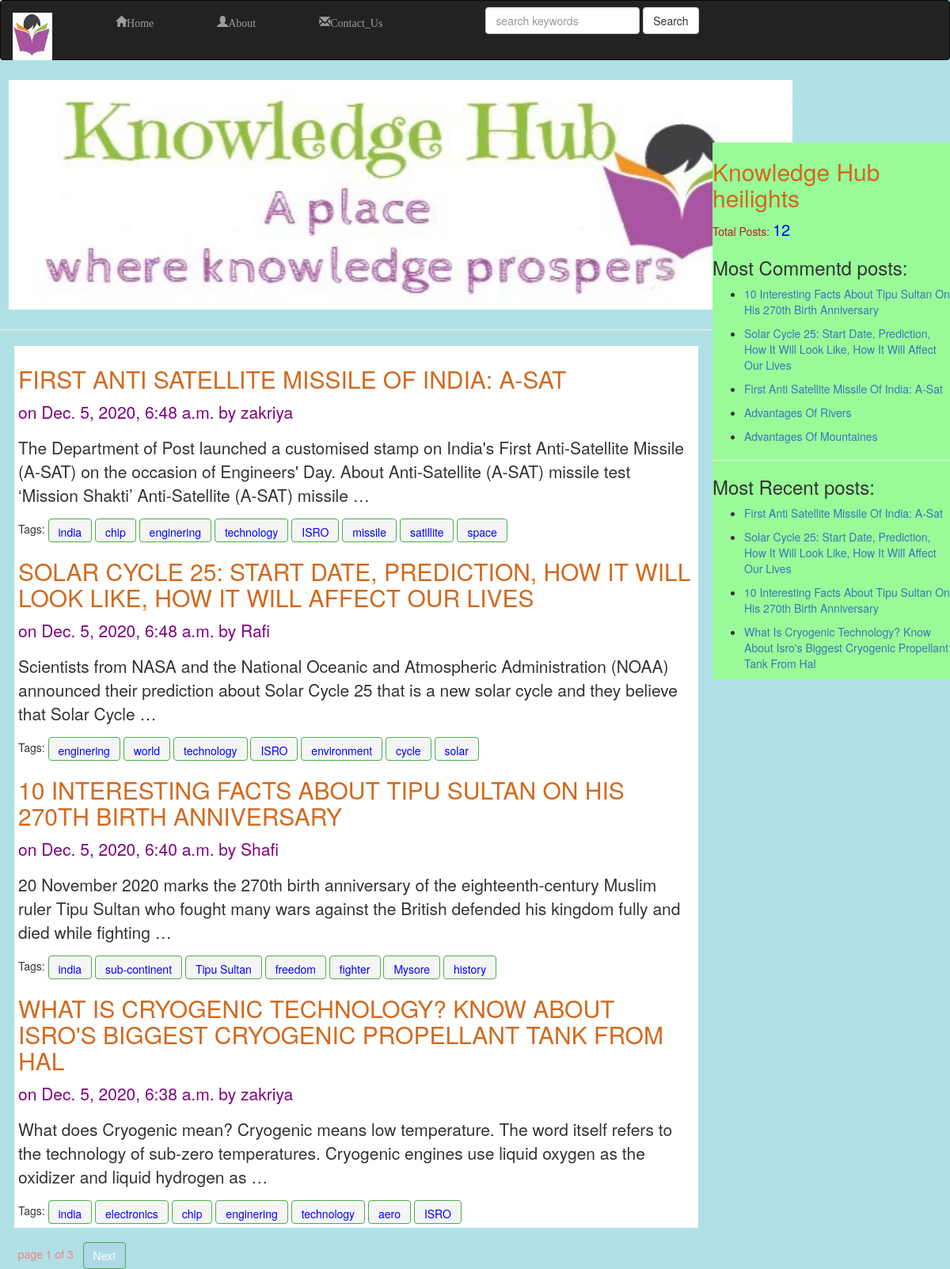
The page / on the database its author committed.
### blog/models.py (models this page shows, shortened)
class Post(models.Model):
    STATUS_CHOICES=(('draft','DRAFT'),('publish','PUBLISH'))
    title=models.CharField(max_length=256)
    slug=models.SlugField(max_length=256,unique_for_date='publish')
    author=models.ForeignKey(User,related_name='blog_posts',on_delete=models.CASCADE)
    body=models.TextField()
    publish=models.DateTimeField(default=timezone.now)
    created=models.DateTimeField(auto_now_add=True)
    updated=models.DateTimeField(auto_now=True)
    status=models.CharField(max_length=10,choices=STATUS_CHOICES,default='draft')
    objects=CustomManager()
    tags=TaggableManager()
    class Meta:
        ordering=('-publish',)
    def get_absolute_url(self):
        return reverse('post_details',args=[self.publish.year,self.publish.strftime('%m'),self.publish.strftime('%d'),self.slug])

### blog/views.py (the view)
# urls.py: path('', views.PostList),
def PostList(request,tag_slug=None):
    post_list=Post.objects.all()
    tag=None
    if tag_slug:
        tag=get_object_or_404(Tag,slug=tag_slug)
        post_list=post_list.filter(tags__in=[tag])
    paginator=Paginator(post_list,4)
    page_number=request.GET.get('page')
    try:
        post_list=paginator.page(page_number)
    except PageNotAnInteger:
        post_list=paginator.page(1)
    except EmptyPage:
        post_list=paginator.page(paginator.num_pages)
    return render(request,'blog/post_list.html',{'post_list':post_list,'tag':tag})

### blog/models.py (called while the page is built)
    def get_queryset(self):
        return super().get_queryset().filter(status='publish')

### blog/templatetags/blog_tags.py (called while the page is built)
@register.simple_tag(name='post_count')
def total_posts():
    return Post.objects.count()

@register.inclusion_tag('blog/latest_posts.html')
def show_latest_posts(count=5):
    latest_posts=Post.objects.order_by('-publish')[:count]
    return {'latest_posts':latest_posts}

@register.simple_tag
def most_commented_posts(count=5):
    return Post.objects.annotate(total_comments=Count('comments')).order_by('-total_comments')[:count]

### templates/blog/post_list.html (shortened to what this page needs)
{% extends 'blog/base.html' %}
{% load static %}
{% block body_block %}
<div class="intro-image">
<img class="i-image" src="{% static "images/KH06.jpg"%}" alt="">
</div><hr>
{% if post_list %}
<div class=" jumbotron list">
    {% for post in post_list %}
        <a href="{{post.get_absolute_url}}"><h2>{{post.title|upper}}</h2></a>
        <p id="p_intro">on {{post.publish}} by {{post.author}}</p>
        <p id="body_intro"> {{post.body|truncatewords:30|linebreaks}}</p>
        Tags:{% for tag in post.tags.all %}
            <a id="tag-btn" class="btn btn-success" href="{%url "post_list_with_tag" tag.slug%}" role="button">{{ tag.name }}</a>
        {% endfor %}
    {% endfor %}
</div>
{% else %}
    <h1>No Posts avaliable</h1>
{% endif %}
<div class="container">
    {% include 'blog/pagination.html' with page=post_list %}
</div>
{% endblock body_block %}

### templates/blog/base.html (shortened to what this page needs)
<!DOCTYPE html>
{% load blog_tags %}
{% load static %}
<html>
    <head>
        <link rel="stylesheet" href="https://maxcdn.bootstrapcdn.com/bootstrap/3.3.7/css/bootstrap.min.css">
        <link rel="stylesheet" href= " {% static "css/index.css" %} ">
    </head>
    <body>
      {% include 'blog/navbar.html' %}
        <div class="context">
            {% block body_block %}
            {% endblock body_block %}
        </div>
        <div class="sidebar" style="margin-top: 7%;">
            <h2>Knowledge Hub heilights</h2>
            <p id="total-char">Total Posts: <span id="total-num">{% post_count %}</span></p>
            <h3>Most Commentd posts:</h3>
            {% most_commented_posts as most_commented %}
            <ul>
              {% for post in most_commented %}
                <li><p><a href="{{post.get_absolute_url}}">{{ post.title|title }}</a></p></li>
              {% endfor %}
            </ul>
            <hr><h3>Most Recent posts:</h3>{% show_latest_posts 4 %}
        </div>
</body>

### templates/blog/navbar.html
{% load static %}
<nav class="navbar navbar-inverse" style="text-indent: 50px; padding-bottom: 2%;">
    <div class="container-fluid">
      <div class="navbar-header">
        <a class="navbar-brand" href="/"><img id="brand-img" src="{%static "images/KH05.jpg"%}" alt=""></a>
      </div>
      <ul class="nav navbar-nav">
        <li><a class="glyphicon glyphicon-home" href="/">Home</a></li>
        <li><a class="glyphicon glyphicon-user" href="/about/">About</a></li>
        <li><a  class="glyphicon glyphicon-envelope"href="/contact/">Contact_Us</a></li>
      </ul>
    <div>
        <form class="navbar-form navbar-left"  action="/search">
            <div class="form-group">
              <input type="text" class="form-control" name="searched" placeholder="search keywords">
              <input type="submit" class="btn btn-default" value="Search">
            </div>
        </form>
    </div>
    </div>
  </nav>

### templates/blog/pagination.html (shortened to what this page needs)
<!DOCTYPE html>
<div class="paginator">
    <span class="current page-number">
        &nbsp page {{page.number}} of {{page.paginator.num_pages}} &nbsp
    </span>
    <span>
        {% if page.has_next %}
        <a class="btn btn-success page" href="?page={{page.next_page_number}}">Next</a>
        {% endif %}
    </span>
</div>

### templates/blog/latest_posts.html
<ul>
    {% for post in latest_posts %}
    <li><p><a href="{{post.get_absolute_url}}">{{post.title|title}}</a></p></li>
    {% endfor %}
</ul>

### static/css/index.css (style rules this page uses)
body { background: powderblue; }
.context { width: 75%; float: left; }
.sidebar { width: 25%; float: right; background: palegreen; }
.intro-image { height: 300px; width: 600px; }
.i-image { margin-left: 1%; height: 300px; width: 1000px; padding: 5px; image-resolution: 500px; }
h2 { color: chocolate; }
.list,.post-details { margin: 2%; margin-top: 0%; padding: 5px; background: white; }
#p_intro { color: purple; }
.page { background: lightblue; }
.page-number { color: lightcoral; }
#brand-img { height: 60px; width: 50px; }
#tag-btn { background: whitesmoke; height: 30px; color: blue; }
#total-char { color: firebrick; }
#total-num { color: blue; font-size: 20px; }

### rows shown on the page
Post: title "FIRST ANTI SATELLITE MISSILE OF INDIA: A-SAT", publish "Dec. 5, 2020, 6:48 a.m.", author "zakriya", body "The Department of Post launched a customised stamp on India's First Anti-Satellite Missile (A-SAT) on the occasion of Engineers' Day. About Anti-Satellite (A-SAT) missile test ‘Mission Shakti’ Anti-Satellite (A-SAT) missile …", title "First Anti Satellite Missile Of India: A-Sat"
Tag: name "india"
Tag: name "chip"
Tag: name "enginering"
Tag: name "technology"
Tag: name "ISRO"
Tag: name "missile"
Tag: name "satillite"
Tag: name "space"
Post: title "SOLAR CYCLE 25: START DATE, PREDICTION, HOW IT WILL LOOK LIKE, HOW IT WILL AFFECT OUR LIVES", publish "Dec. 5, 2020, 6:48 a.m.", author "Rafi", body "Scientists from NASA and the National Oceanic and Atmospheric Administration (NOAA) announced their prediction about Solar Cycle 25 that is a new solar cycle and they believe that Solar Cycle …", title "Solar Cycle 25: Start Date, Prediction, How It Will Look Like, How It Will Affect Our Lives"
Tag: name "world"
Tag: name "environment"
Tag: name "cycle"
Tag: name "solar"
Post: title "10 INTERESTING FACTS ABOUT TIPU SULTAN ON HIS 270TH BIRTH ANNIVERSARY", publish "Dec. 5, 2020, 6:40 a.m.", author "Shafi", body "20 November 2020 marks the 270th birth anniversary of the eighteenth-century Muslim ruler Tipu Sultan who fought many wars against the British defended his kingdom fully and died while fighting …", title "10 Interesting Facts About Tipu Sultan On His 270th Birth Anniversary"
Tag: name "sub-continent"
Tag: name "Tipu Sultan"
Tag: name "freedom"
Tag: name "fighter"
Tag: name "Mysore"
Tag: name "history"
Post: title "WHAT IS CRYOGENIC TECHNOLOGY? KNOW ABOUT ISRO'S BIGGEST CRYOGENIC PROPELLANT TANK FROM HAL", publish "Dec. 5, 2020, 6:38 a.m.", author "zakriya", body "What does Cryogenic mean? Cryogenic means low temperature. The word itself refers to the technology of sub-zero temperatures. Cryogenic engines use liquid oxygen as the oxidizer and liquid hydrogen as …", title "What Is Cryogenic Technology? Know About Isro's Biggest Cryogenic Propellant Tank From Hal"
Tag: name "electronics"
Tag: name "aero"
Post: title "Advantages Of Rivers"
Post: title "Advantages Of Mountaines"

### other values the page prints
{{ page.number }} "1"
{{ page.paginator.num_pages }} "3"
